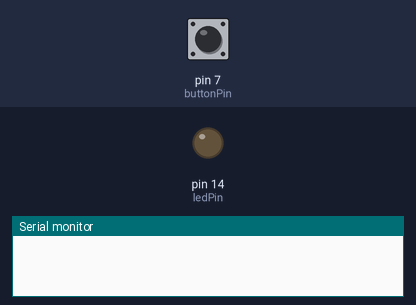
The sketch below on a simulated Arduino Uno, built with avr-gcc and run on an emulated ATmega328P. On the bench: output pins drawn as LEDs (lit = HIGH), the last lines printed to the serial monitor. The inputs (shaded band) are chosen by the test bench; at power-on: pin 7 (buttonPin) HIGH.

Above: at 1.2 s.
1.3 s: pin 7 (buttonPin) pulled LOW for 0.15 s
At 1.9 s:
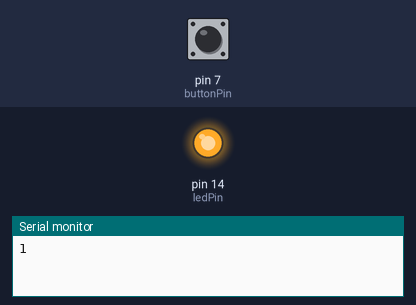
2.9 s: pin 7 (buttonPin) pulled LOW for 1 s
At 4.3 s:
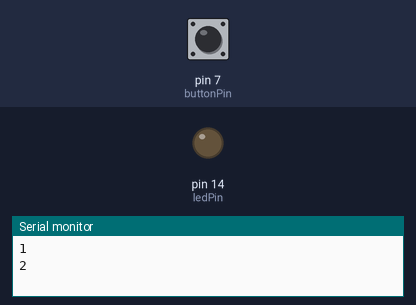
5.4 s: pin 7 (buttonPin) pulled LOW for 3.2 s
At 6.2 s:
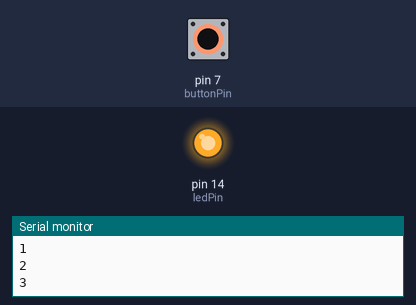
Timing chart, 0 to 8.4 s (numbered marks = the images above; inputs shaded):
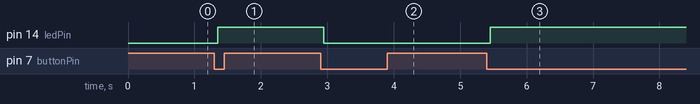

Measured:
- after the input at 1.3 s, pin 14 (ledPin): LOW → HIGH after 0.05 s
- after the input at 2.9 s, pin 14 (ledPin): HIGH → LOW after 0.05 s
- after the input at 5.4 s, pin 14 (ledPin): LOW → HIGH after 0.05 s

The sketch:

entrada-digital-debounce.ino
```cpp
/*
 * Exemplo de entrada digital com debounce de tecla
 *
 * descrição: Este exemplo faz a leitura de uma entrada digital conectada a um botão
 * e inverte o estado do LED
 * objetivo: Demonstrar o uso de entrada digital com rotina de debounce
 *
 * Autor: Fábio Souza
 * data: 06/09/2023
 */
#define LED_VERMELHO 14   // Pino do LED Vermelho
#define LED_VERDE 13      // Pino do LED Verde
#define LED_AZUL 12       // Pino do LED Azul
#define BOTAO_1 7         // Pino do Botão 1
#define BOTAO_2 6         // Pino do Botão 2
#define BOTAO_3 5         // Pino do Botão 3
#define BOTAO_4 4         // Pino do Botão 4
#define BOTAO_5 3         // Pino do Botão 5
#define BOTAO_6 2         // Pino do Botão 6

const int buttonPin = BOTAO_1;  // Pino do Botão 1
const int ledPin = LED_VERMELHO;    // Pino do LED Vermelho

unsigned long debounceDelay = 50; // Atraso para evitar o efeito de bounce
unsigned long lastDebounceTime = 0; // Último tempo de debounce

int buttonState = HIGH;   // Estado atual do botão
int lastButtonState = HIGH; // Último estado do botão
int ledState = LOW;       // Estado atual do LED
int count=0;
void setup() {
  Serial.begin(9600);
  pinMode(buttonPin, INPUT_PULLUP); // Configura o pino do botão como entrada
  pinMode(ledPin, OUTPUT);   // Configura o pino do LED como saída
}

void loop() {

  int reading = digitalRead(buttonPin);                           // Lê o estado do botão

  if (reading != lastButtonState) {                               // Verifica se o estado do botão mudou
    lastDebounceTime = millis();                                  // Atualiza o tempo de debounce
  }

  if ((millis() - lastDebounceTime) > debounceDelay) {            // Verifica se o tempo de debounce expirou
    if (reading != buttonState) {                                 // Verifica se o estado atual da leitura é diferente do estado do botão
      buttonState = reading;                                      // Atualiza o estado do botão

      if (buttonState == LOW) {                                   // Verifica se o botão foi pressionado
        ledState = !ledState;                                     // Inverte o estado do LED
        digitalWrite(ledPin, ledState);                           // Atualiza o estado do LED
        count++;
        Serial.println(count);
      }
    }
  }
  lastButtonState = reading;                                      // Atualiza o último estado do botão
}
```
